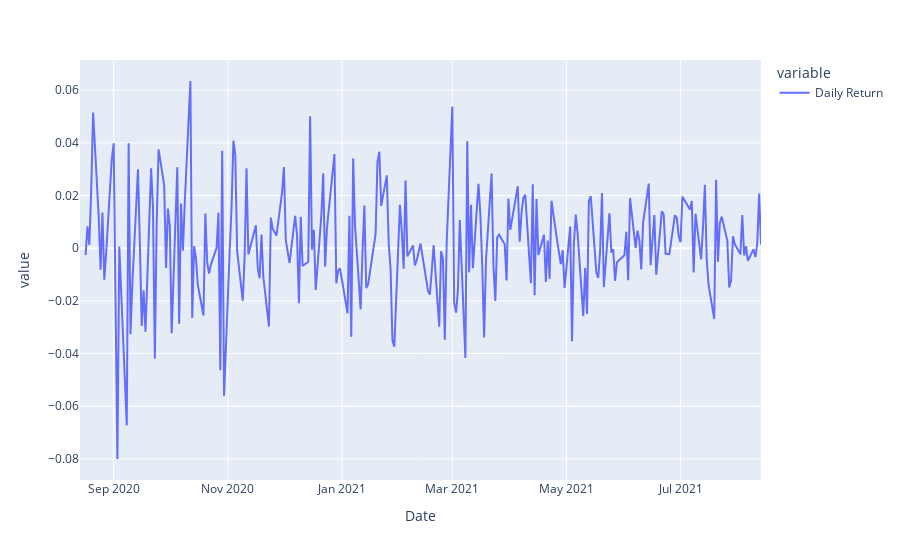

This figure's notebook cell:
### Code cell
#AAPL["Daily Return"].plot(figsize=(10,4), legend=True, linestyle="--", marker="o")
px.line(AAPL["Daily Return"],line_shape="linear" )

### Figure 1 — Plotly figure (JSON) as saved in the notebook; plotly's stock layout.template omitted (floating-point values rounded to 4 significant figures; data arrays with more than 128 entries replaced by an {"elided": "..."} marker saying what was removed)
{"data": [{"hovertemplate": "variable=Daily Return<br>Date=%{x}<br>value=%{y}<extra></extra>", "legendgroup": "Daily Return", "line": {"color": "#636efa", "dash": "solid", "shape": "linear"}, "mode": "lines", "name": "Daily Return", "orientation": "v", "showlegend": true, "type": "scatter", "x": {"elided": "252 str values"}, "xaxis": "x", "y": {"elided": "252 float values"}, "yaxis": "y"}], "layout": {"legend": {"title": {"text": "variable"}, "tracegroupgap": 0}, "margin": {"t": 60}, "xaxis": {"anchor": "y", "domain": [0, 1], "title": {"text": "Date"}}, "yaxis": {"anchor": "x", "domain": [0, 1], "title": {"text": "value"}}}}
